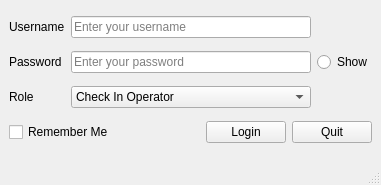
<?xml version="1.0" encoding="UTF-8"?>
<ui version="4.0">
 <class>LoginController</class>
 <widget class="QMainWindow" name="LoginController">
  <property name="geometry">
   <rect>
    <x>0</x>
    <y>0</y>
    <width>381</width>
    <height>185</height>
   </rect>
  </property>
  <property name="sizePolicy">
   <sizepolicy hsizetype="Fixed" vsizetype="Fixed">
    <horstretch>0</horstretch>
    <verstretch>0</verstretch>
   </sizepolicy>
  </property>
  <property name="windowTitle">
   <string>Login to Station</string>
  </property>
  <widget class="QWidget" name="centralwidget">
   <layout class="QGridLayout" name="gridLayout">
    <item row="0" column="0">
     <widget class="QLabel" name="lbUser">
      <property name="text">
       <string>Username</string>
      </property>
     </widget>
    </item>
    <item row="0" column="1">
     <widget class="QLineEdit" name="edUsername">
      <property name="placeholderText">
       <string>Enter your username</string>
      </property>
     </widget>
    </item>
    <item row="1" column="0">
     <widget class="QLabel" name="label">
      <property name="text">
       <string>Password</string>
      </property>
     </widget>
    </item>
    <item row="1" column="1">
     <widget class="QLineEdit" name="edPassword">
      <property name="echoMode">
       <enum>QLineEdit::Password</enum>
      </property>
      <property name="placeholderText">
       <string>Enter your password</string>
      </property>
     </widget>
    </item>
    <item row="2" column="0">
     <widget class="QLabel" name="lbRole">
      <property name="text">
       <string>Role</string>
      </property>
     </widget>
    </item>
    <item row="2" column="1">
     <widget class="QComboBox" name="cbRole">
      <property name="currentText">
       <string>Check In Operator</string>
      </property>
      <item>
       <property name="text">
        <string>Check In Operator</string>
       </property>
      </item>
      <item>
       <property name="text">
        <string>Flight Manager</string>
       </property>
      </item>
      <item>
       <property name="text">
        <string>Parking Manager</string>
       </property>
      </item>
     </widget>
    </item>
    <item row="3" column="0" colspan="3">
     <layout class="QHBoxLayout" name="horizontalLayout">
      <item>
       <widget class="QCheckBox" name="cbRemember">
        <property name="text">
         <string>Remember Me</string>
        </property>
       </widget>
      </item>
      <item>
       <spacer name="horizontalSpacer">
        <property name="orientation">
         <enum>Qt::Horizontal</enum>
        </property>
        <property name="sizeHint" stdset="0">
         <size>
          <width>40</width>
          <height>20</height>
         </size>
        </property>
       </spacer>
      </item>
      <item>
       <widget class="QPushButton" name="btnLogin">
        <property name="text">
         <string>Login</string>
        </property>
       </widget>
      </item>
      <item>
       <widget class="QPushButton" name="btnQuit">
        <property name="text">
         <string>Quit</string>
        </property>
       </widget>
      </item>
     </layout>
    </item>
    <item row="1" column="2">
     <widget class="QRadioButton" name="rbShowPass">
      <property name="text">
       <string>Show</string>
      </property>
     </widget>
    </item>
   </layout>
  </widget>
  <widget class="QMenuBar" name="menubar">
   <property name="geometry">
    <rect>
     <x>0</x>
     <y>0</y>
     <width>381</width>
     <height>21</height>
    </rect>
   </property>
  </widget>
  <widget class="QStatusBar" name="statusbar"/>
 </widget>
 <resources/>
 <connections/>
</ui>
